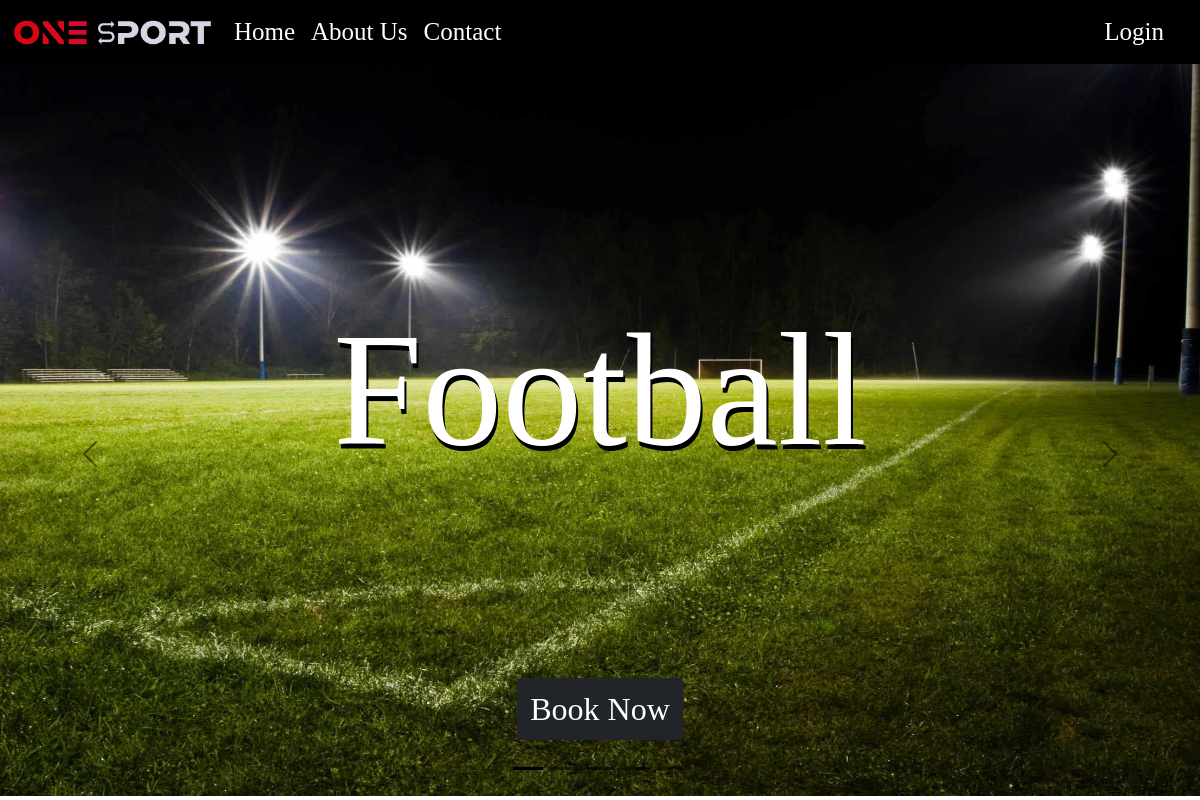
The page /home on the database its author committed.
### home/models.py (models this page shows, shortened)
class Sport(models.Model):
    name = models.CharField(max_length=100)
    price = models.CharField(max_length=100, blank=True, null=True)
    added_at = models.DateTimeField(auto_now_add=True)
    class Meta:
        db_table = 'sports'

### home/views.py (the view)
# urls.py: path('home', Home.as_view(), name='Home'),
class Home(TemplateView):
    def get(self, request):
        all_sports = Sport.objects.all()
        context = {"all_sports":all_sports}
        return render(request, 'home.html', context=context)

### templates/home.html (shortened to what this page needs)
{% extends 'base.html' %} {% block body %}
<div id="carouselExampleDark" class="carousel carousel-dark slide">
  <div class="carousel-indicators">
    {% for sport in all_sports %}
    {% if forloop.counter0 == 0 %}
    <button type="button" data-bs-target="#carouselExampleDark" data-bs-slide-to="{{forloop.counter0}}" class="active" aria-current="true" aria-label="Slide {{forloop.counter}}"></button>
    {% else %}
    <button type="button" data-bs-target="#carouselExampleDark" data-bs-slide-to="{{forloop.counter0}}" aria-label="Slide {{forloop.counter}}"></button>
    {% endif %}
    {% endfor %}
  </div>
  <div class="carousel-inner">
    {% for sport in all_sports %}
    {% if forloop.counter0 == 0 %}
    <div class="carousel-item active" data-bs-interval="3000">
    {% else %}
    <div class="carousel-item" data-bs-interval="3000">
    {% endif %}
      <img src="{{ baseUrl }}images/sports/{{sport.name}}/1.jpg" class="d-block w-100" alt="..." style="height: 91.5%">
      <div class="carousel-caption d-none d-md-block" style="z-index:10;">
        <h1 style="font-family: Nyata FTR;font-size:10rem;margin-bottom:12rem;color:white;text-shadow: 2px 5px black;">{{sport.name}}</h1>
        <button
          onclick="window.location.href='/chooseVenue?sport={{sport.name}}'"
          style="margin-bottom: 1rem; font-size: 2rem;font-family: Nyata FTR;"
          type="button"
          class="btn btn-dark"
        >
          Book Now
        </button>
      </div>
    </div>
    {% endfor %}
  </div>
  <button class="carousel-control-prev" type="button" data-bs-target="#carouselExampleDark" data-bs-slide="prev" style="margin-top:3rem;">
    <span class="carousel-control-prev-icon" aria-hidden="true"></span>
  </button>
  <button class="carousel-control-next" type="button" data-bs-target="#carouselExampleDark" data-bs-slide="next" style="margin-top:3rem;">
    <span class="carousel-control-next-icon" aria-hidden="true"></span>
  </button>
</div>
{% endblock body %}

### rows shown on the page
Sport: name (picture), name "Football"
